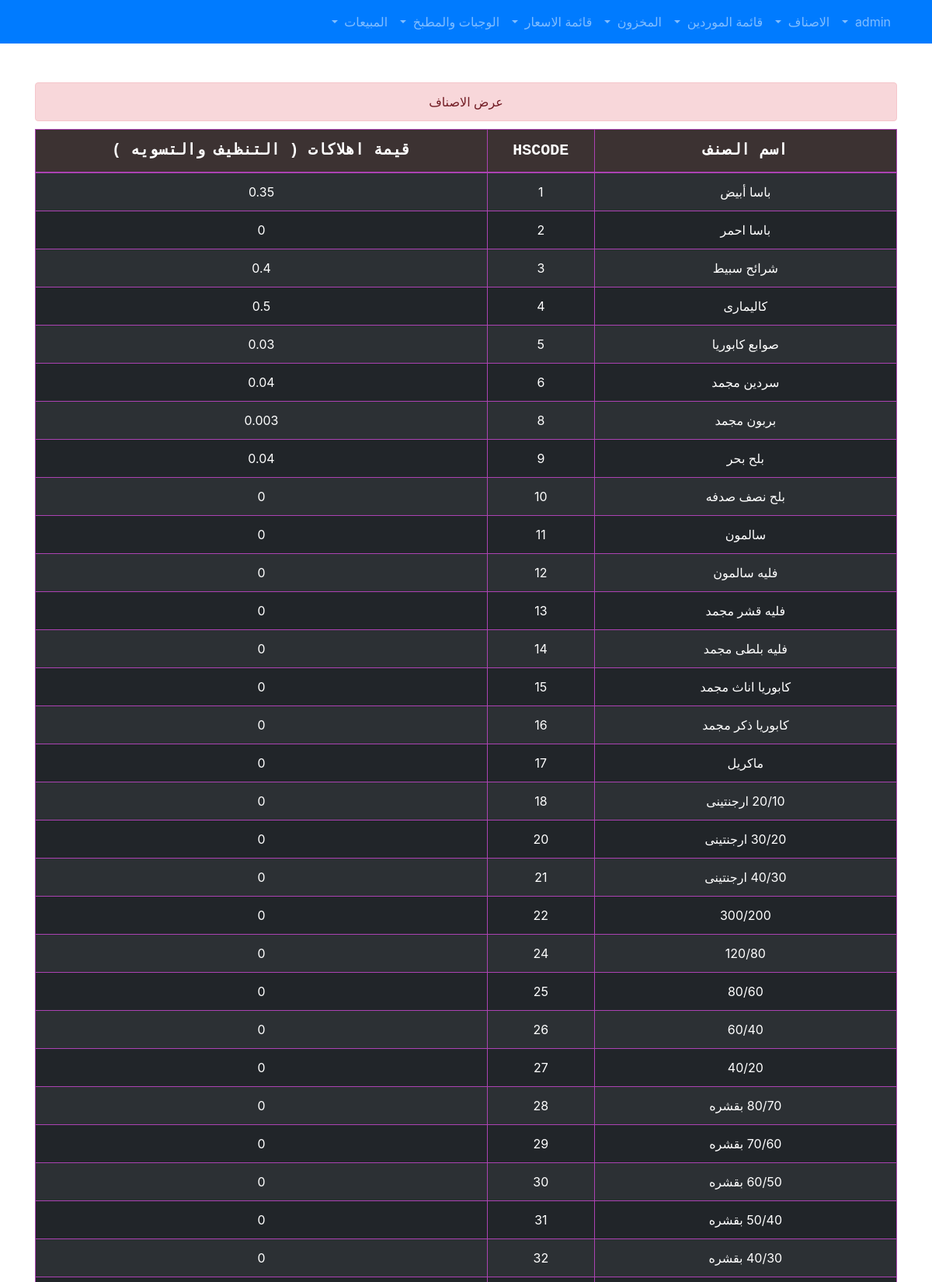
Page /itemsshow.php (signed in, upper part) on the committed database.
### tables this page shows
CREATE TABLE `items` (
  `hscode` int(255) NOT NULL,
  `name` varchar(255) NOT NULL,
  `dest` float NOT NULL
);

### itemsshow.php (the view)
<?php
  include_once "header.php";
  if($_SESSION["mystatus"]!=0){
?>
<div class="alert alert-danger"  role="alert">
عرض الاصناف
</div>
<form>
<table class="table table-hover table-bordered table-striped table-dark">
<thead style="">
<tr>
    <th>اسم الصنف</th>
    <th>HSCODE</th>
    <th>قيمة اهلاكات ( التنظيف والتسويه )</th>
</tr>
<thead>
<tbody>
<?php
$sql = "
SELECT *
 FROM items
";
$result = mysqli_query($conn, $sql);
if (mysqli_num_rows($result) > 0) {
    while($row = mysqli_fetch_assoc($result)) {
?>
<tr>
<td style="text-align:center"><?php echo $row["name"]."    " ; ?></td>
<td style="text-align:center"><?php echo $row["hscode"]."  "; ?></td>
<td style="text-align:center"><?php echo $row["dest"]."  "; ?></td>
</tr>
<?php
    }
    } else {
    echo '<div class="alert alert-warning"  role="alert">
    لا توجد عناصر
 </div>';
    }
?>
</tbody>
</table>
</form>
<?php
  }else{
    echo ' <script> window.location.href = "index.php"; </script>';
  }
  include_once "footer.php";
?>

### css/style.css (style rules this page uses)
thead { background-color:#3c3232; font-family: monospace; font-size:20px; text-align:center; font-weight:bold; }
.alert { margin-top:50px; margin-bottom:10px; text-align:center }
.table-dark td, .table-dark th, .table-dark thead th { border-color: #ac42b3; }
td { text-align: center; }

### rows in the picture
items: name "باسا أبيض", hscode "1", dest "0.35"
items: name "باسا احمر", hscode "2", dest "0"
items: name "شرائح سبيط", hscode "3", dest "0.4"
items: name "كاليمارى", hscode "4", dest "0.5"
items: name "صوابع كابوريا", hscode "5", dest "0.03"
items: name "سردين مجمد", hscode "6", dest "0.04"
items: name "بربون مجمد", hscode "8", dest "0.003"
items: name "بلح بحر", hscode "9", dest "0.04"
items: name "بلح نصف صدفه", hscode "10", dest "0"
items: name "سالمون", hscode "11", dest "0"
items: name "فليه سالمون", hscode "12", dest "0"
items: name "فليه قشر مجمد", hscode "13", dest "0"
items: name "فليه بلطى مجمد", hscode "14", dest "0"
items: name "كابوريا اناث مجمد", hscode "15", dest "0"
items: name "كابوريا ذكر مجمد", hscode "16", dest "0"
items: name "ماكريل", hscode "17", dest "0"
items: name "20/10 ارجنتينى", hscode "18", dest "0"
items: name "30/20 ارجنتينى", hscode "20", dest "0"
items: name "40/30 ارجنتينى", hscode "21", dest "0"
items: name "300/200", hscode "22", dest "0"
items: name "120/80", hscode "24", dest "0"
items: name "80/60", hscode "25", dest "0"
items: name "60/40", hscode "26", dest "0"
items: name "40/20", hscode "27", dest "0"
items: name "80/70 بقشره", hscode "28", dest "0"
items: name "70/60 بقشره", hscode "29", dest "0"
items: name "60/50 بقشره", hscode "30", dest "0"
items: name "50/40 بقشره", hscode "31", dest "0"
items: name "40/30 بقشره", hscode "32", dest "0"
